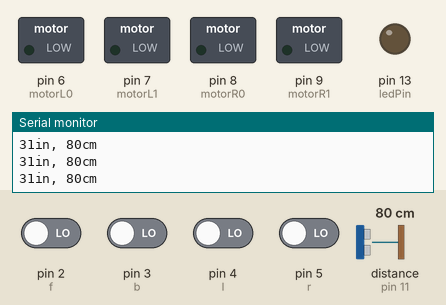
This sketch was run on a simulated Arduino Uno, built with avr-gcc and run on an emulated ATmega328P. On the bench: switched loads named in the sketch (green lamp = pin HIGH), output pins drawn as LEDs (lit = HIGH), the last lines printed to the serial monitor. Wiring (inferred from the names in the program): ultrasonic range finder: trigger pin 10; echo pin 11. The test bench sets the inputs (shaded band); at power-on: pin 2 (f), pin 3 (b), pin 4 (l), pin 5 (r) LOW, distance to the obstacle (sensor on pin 11) 80 cm. The echo pulse lasts 58.3 µs per cm; pins used as bus, display or sensor lines are not drawn.

Above: at 1.2 s.
1.3 s: distance to the obstacle (sensor on pin 11) set to 2 cm
At 2.6 s:
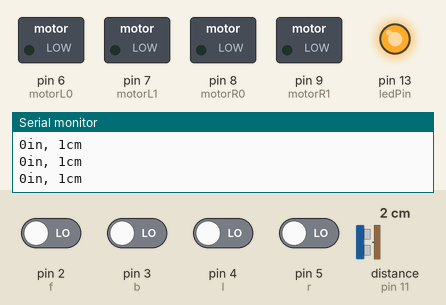
2.9 s: pin 5 (r) driven HIGH
At 4.1 s:
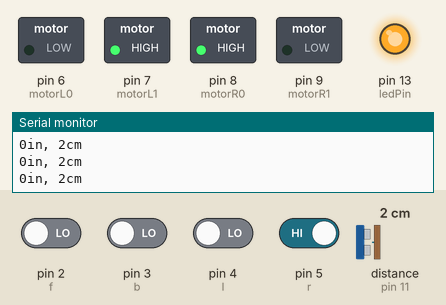
4.4 s: distance to the obstacle (sensor on pin 11) set to 18 cm
At 4.9 s:
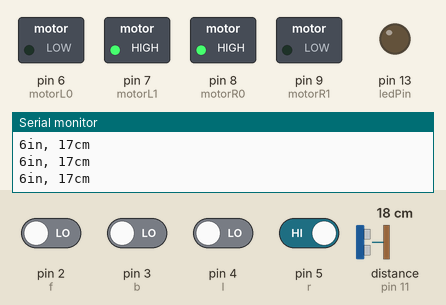
6.1 s: distance to the obstacle (sensor on pin 11) set to 15 cm
7.6 s: distance to the obstacle (sensor on pin 11) set to 12 cm
At 8.1 s:
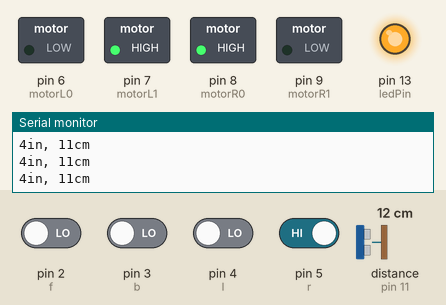
9.2 s: distance to the obstacle (sensor on pin 11) set to 35 cm
At 10.3 s:
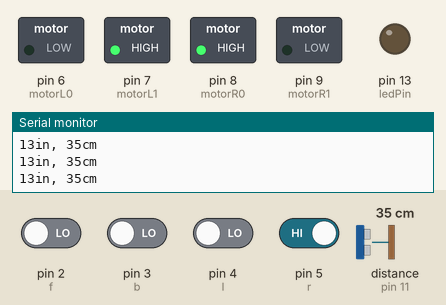
Timing chart, 0 to 11.8 s (numbered marks = the images above; inputs shaded):
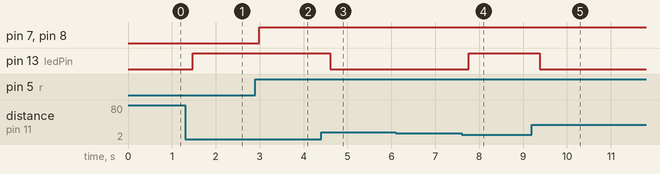

The sketch:

Anti-collision_Robot.ino
```cpp
int trig = 10; // attach pin 10 to Trig
int echo = 11; //attach pin 1158 to Echo

const int ledPin = 13;

const int f = 2;
const int b = 3;
const int l = 4;
const int r = 5;

const int motorL0 = 6;                 //Left Motor 1
const int motorL1 = 7;                 //Left Motor 2
const int motorR0 = 8;                 //Right Motor 1
const int motorR1 = 9;                 //Right Motor 2

void setup() {

  pinMode(f, INPUT);
  pinMode(b, INPUT);
  pinMode(l, INPUT);
  pinMode(r, INPUT);

  pinMode(motorL0, OUTPUT);
  pinMode(motorL1, OUTPUT);
  pinMode(motorR0, OUTPUT);
  pinMode(motorR1, OUTPUT);

  pinMode(ledPin, OUTPUT);

// initialize serial communication:
Serial.begin(9600);

}

void loop()
{
// establish variables for duration of the ping,
// and the distance result in inches and centimeters:
long duration, inches, cm;

// The PING))) is triggered by a HIGH pulse of 2 or more microseconds.
// Give a short LOW pulse beforehand to ensure a clean HIGH pulse:
pinMode(trig, OUTPUT);
digitalWrite(trig, LOW);
delayMicroseconds(2);
digitalWrite(trig, HIGH);
delayMicroseconds(5);
digitalWrite(trig, LOW);


pinMode(echo,INPUT);
duration = pulseIn(echo, HIGH);

// convert the time into a distance
inches = microsecondsToInches(duration);
cm = microsecondsToCentimeters(duration);

Serial.print(inches);
Serial.print("in, ");
Serial.print(cm);
Serial.print("cm");
Serial.println();

delay(100);

boolean fwd = digitalRead(f);
boolean back = digitalRead(b);
boolean left = digitalRead(l);
boolean right = digitalRead(r);

 if (cm > 12) {

    digitalWrite(ledPin, LOW);

    if (fwd == HIGH)
    {
    digitalWrite(motorL0, HIGH);
    digitalWrite(motorL1, LOW);
    digitalWrite(motorR0, HIGH);
    digitalWrite(motorR1, LOW);
    }

    if (back == HIGH)
    {
    digitalWrite(motorL0, LOW);
    digitalWrite(motorL1, HIGH);
    digitalWrite(motorR0, LOW);
    digitalWrite(motorR1, HIGH);
    }

    if (left == HIGH)
    {
    digitalWrite(motorL0, HIGH);
    digitalWrite(motorL1, LOW);
    digitalWrite(motorR0, LOW);
    digitalWrite(motorR1, HIGH);
    }

    if (right == HIGH)
    {
    digitalWrite(motorL0, LOW);
    digitalWrite(motorL1, HIGH);
    digitalWrite(motorR0, HIGH);
    digitalWrite(motorR1, LOW);
    }

    if (fwd == LOW && back == LOW && left == LOW && right == LOW)
    {
    digitalWrite(motorL0, LOW);
    digitalWrite(motorL1, LOW);
    digitalWrite(motorR0, LOW);
    digitalWrite(motorR1, LOW);
  }

  }
  else {
    digitalWrite(ledPin, HIGH);

      if (back == HIGH)
    {
    digitalWrite(motorL0, LOW);
    digitalWrite(motorL1, HIGH);
    digitalWrite(motorR0, LOW);
    digitalWrite(motorR1, HIGH);
    }

    if (left == HIGH)
    {
    digitalWrite(motorL0, HIGH);
    digitalWrite(motorL1, LOW);
    digitalWrite(motorR0, LOW);
    digitalWrite(motorR1, HIGH);
    }

    if (right == HIGH)
    {
    digitalWrite(motorL0, LOW);
    digitalWrite(motorL1, HIGH);
    digitalWrite(motorR0, HIGH);
    digitalWrite(motorR1, LOW);
    }

    if (back == LOW && left == LOW && right == LOW)
    {
    digitalWrite(motorL0, LOW);
    digitalWrite(motorL1, LOW);
    digitalWrite(motorR0, LOW);
    digitalWrite(motorR1, LOW);
  }
}
}

long microsecondsToInches(long microseconds)
{
return microseconds / 74 / 2;
}

long microsecondsToCentimeters(long microseconds)
{
return microseconds / 29 / 2;
}
```

Measured:
- the behaviour switches between 14 and 13 cm on distance to the obstacle (sensor on pin 11) (found by bisection; images 3 and 4)
- after the input at 1.3 s, pin 13 (ledPin): LOW → HIGH after 0.17 s
- after the input at 2.9 s, pin 7 (motorL1), pin 8 (motorR0): LOW → HIGH after 0.09 s
- after the input at 4.4 s, pin 13 (ledPin): HIGH → LOW after 0.20 s
- after the input at 7.6 s, pin 13 (ledPin): LOW → HIGH after 0.16 s
- after the input at 9.2 s, pin 13 (ledPin): HIGH → LOW after 0.18 s
